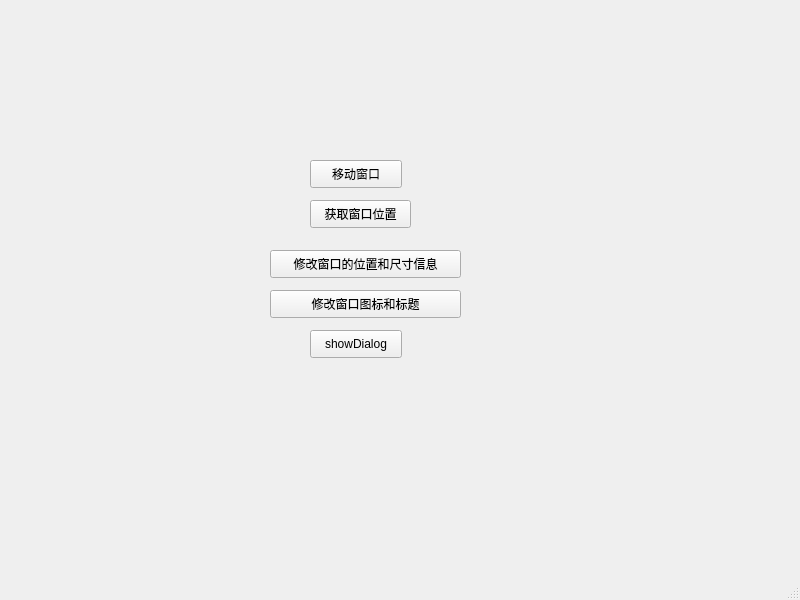
<?xml version="1.0" encoding="UTF-8"?>
<ui version="4.0">
 <class>MainWindow</class>
 <widget class="QMainWindow" name="MainWindow">
  <property name="geometry">
   <rect>
    <x>0</x>
    <y>0</y>
    <width>800</width>
    <height>600</height>
   </rect>
  </property>
  <property name="windowTitle">
   <string>MainWindow</string>
  </property>
  <widget class="QWidget" name="centralwidget">
   <widget class="QPushButton" name="pushButton">
    <property name="geometry">
     <rect>
      <x>310</x>
      <y>160</y>
      <width>92</width>
      <height>28</height>
     </rect>
    </property>
    <property name="text">
     <string>移动窗口</string>
    </property>
   </widget>
   <widget class="QPushButton" name="pushButton_2">
    <property name="geometry">
     <rect>
      <x>310</x>
      <y>200</y>
      <width>101</width>
      <height>28</height>
     </rect>
    </property>
    <property name="text">
     <string>获取窗口位置</string>
    </property>
   </widget>
   <widget class="QPushButton" name="pushButton_3">
    <property name="geometry">
     <rect>
      <x>270</x>
      <y>250</y>
      <width>191</width>
      <height>28</height>
     </rect>
    </property>
    <property name="text">
     <string>修改窗口的位置和尺寸信息</string>
    </property>
   </widget>
   <widget class="QPushButton" name="pushButton_4">
    <property name="geometry">
     <rect>
      <x>270</x>
      <y>290</y>
      <width>191</width>
      <height>28</height>
     </rect>
    </property>
    <property name="text">
     <string>修改窗口图标和标题</string>
    </property>
   </widget>
   <widget class="QPushButton" name="showDia">
    <property name="geometry">
     <rect>
      <x>310</x>
      <y>330</y>
      <width>92</width>
      <height>28</height>
     </rect>
    </property>
    <property name="text">
     <string>showDialog</string>
    </property>
   </widget>
  </widget>
  <widget class="QMenuBar" name="menubar">
   <property name="geometry">
    <rect>
     <x>0</x>
     <y>0</y>
     <width>800</width>
     <height>24</height>
    </rect>
   </property>
  </widget>
  <widget class="QStatusBar" name="statusbar"/>
 </widget>
 <resources/>
 <connections/>
</ui>
